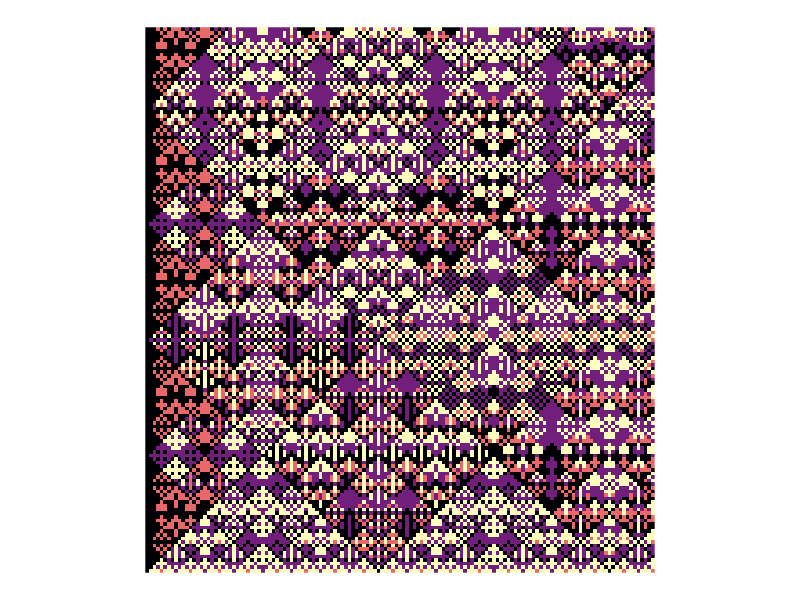

Recreate this plot in R.
library(ggplot2)
z=\(x,y,n)bitwAnd(bitwAnd(x,y),bitwXor(x,y)%%n)>0
expand.grid(x=0:140,y=0:150)|>
ggplot(aes(x,y,fill=z(x+y,y-x,41+(x>y)*18)+2*z(x+y,y-x,7)))+
geom_raster()+theme_void()+coord_fixed()+
scale_fill_viridis_c(option="A",guide=NULL)

